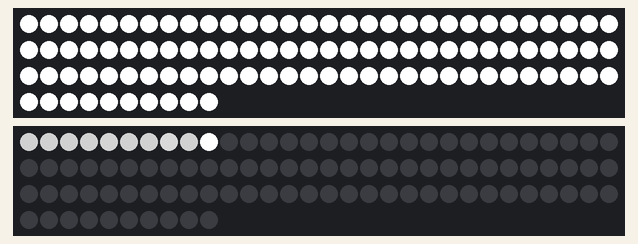
Recording of a sketch running on a simulated Arduino Uno, built with avr-gcc and run on an emulated ATmega328P. Parts: 2 × 100 RGB LEDs in strip order, left to right, continuing on the next row. Random numbers use the default seed unless the sketch sets one.

Above: at 3.22 s.

The sketch:

Enterprise_E.ino
```cpp
#include "FastLED.h"

// Pride2015
// Animated, ever-changing rainbows.
// by Mark Kriegsman

#if FASTLED_VERSION < 3001000
#error "Requires FastLED 3.1 or later; check github for latest code."
#endif

#define DATA_PIN    9
#define DATA_PIN2   3
//#define CLK_PIN   4
#define LED_TYPE    WS2811
#define COLOR_ORDER GRB
#define NUM_LEDS    100
#define BRIGHTNESS  255
#define STROBE_OUT5 5
#define STROBE_OUT6 6
#define STROBE_OUT7 7
#define STROBE_OUT8 8


CRGB hullleds[NUM_LEDS];
CRGB engineleds[NUM_LEDS];


void setup() {
// put your setup code here, to run once:
  pinMode(STROBE_OUT5, OUTPUT);
  pinMode(STROBE_OUT6, OUTPUT);
  pinMode(STROBE_OUT7, OUTPUT);
  pinMode(STROBE_OUT8, OUTPUT);
  delay(3000); // 3 second delay for recovery

  Serial.begin(9600);

  // tell FastLED about the LED strip configuration
  FastLED.addLeds<LED_TYPE,DATA_PIN,COLOR_ORDER>(hullleds, NUM_LEDS)
    .setCorrection(TypicalLEDStrip)
    .setDither(BRIGHTNESS < 255);


 FastLED.addLeds<LED_TYPE,DATA_PIN2,COLOR_ORDER>(engineleds, NUM_LEDS)
    .setCorrection(TypicalLEDStrip)
    .setDither(BRIGHTNESS < 255);


  // set master brightness control
  FastLED.setBrightness(BRIGHTNESS);
}

int count1 = 1;
int count2 = 1;
int engine = 0;

void loop()
{

  fill_solid(hullleds, NUM_LEDS, CRGB(BRIGHTNESS,BRIGHTNESS,BRIGHTNESS));

  FastLED.show();
  strobe1(2,150); // fast
  strobe2(100,100);  // slow
  //strobe2(2,100);  // slow
  engineEffect(120,230);
}


void strobe1(int off,int on) // SLOW STROBE
  {
    int t1=off;
    int t2=off+on;
    if (count1 <= t1){
          digitalWrite(STROBE_OUT5, HIGH); // turn LED on (output 5V)
    }

    else if ((count1 > t1) && (count1 <= t2)){
          digitalWrite(STROBE_OUT5, LOW); // turn LED on (output 5V)
    }

    else{
      count1 = 0;
    }

    delay(1);
    count1++;

  }


void strobe2(int off, int on) //FAST STROBE
  {
    int t1=off;
    int t2=off+on;
    if (count2 <= t1){
          digitalWrite(STROBE_OUT6, HIGH); // turn LED on (output 5V)
          digitalWrite(STROBE_OUT7, HIGH); // turn LED on (output 5V)
          digitalWrite(STROBE_OUT8, HIGH); // turn LED on (output 5V)

    }

    else if ((count2 > t1) && (count2 <= t2)){
          digitalWrite(STROBE_OUT6, LOW); // turn LED on (output 5V)
          digitalWrite(STROBE_OUT7, LOW); // turn LED on (output 5V)
          digitalWrite(STROBE_OUT8, LOW); // turn LED on (output 5V)
    }

    else{
      count2 = 0;
    }

    delay(1);
    count2++;


  }

    void engineEffect(int low, int high){
       static int count = 0;
       bool execute = false;
       int stepsize=5;
       count++;
       if(count % 1 == 0){
        execute = true;
       }
       else{
        execute = false;
       }
       static int engine[10] = {low,low,low,low,low,low,low,low,low,low};
       static bool dir[10] = {true,true,true,true,true,true,true,true,true,true};
       if(execute){
           int r = rand() % 10;
           stepsize=r/2;
           for(int i=0;i<r;i++){

             if(engine[r]>=high){
              engine[r]=high;
              dir[r]=false;
             }
             else if(engine[r] <= low){
              engine[r]=low;
              dir[r]=true;
             }
             if(dir[r]==true){
              engine[r]=engine[r]+stepsize;
             }
             else{
              engine[r]=engine[r]-stepsize;
             }
             fill_solid( engineleds, 1, CRGB(engine[0],engine[0],engine[0]));
             fill_solid( engineleds+1, 1, CRGB(engine[1],engine[1],engine[1]));
             fill_solid( engineleds+2, 1, CRGB(engine[2],engine[2],engine[2]));
             fill_solid( engineleds+3, 1, CRGB(engine[3],engine[3],engine[3]));
             fill_solid( engineleds+4, 1, CRGB(engine[4],engine[4],engine[4]));
             fill_solid( engineleds+5, 1, CRGB(engine[5],engine[5],engine[5]));
             fill_solid( engineleds+6, 1, CRGB(engine[6],engine[6],engine[6]));
             fill_solid( engineleds+7, 1, CRGB(engine[7],engine[7],engine[7]));
             fill_solid( engineleds+8, 1, CRGB(engine[8],engine[8],engine[8]));
             fill_solid( engineleds+9, 1, CRGB(255,255,255));
           }
       }


    }
```
